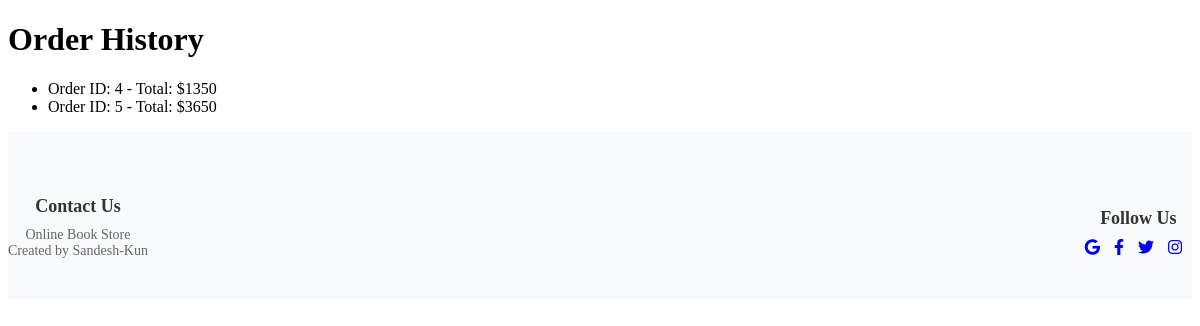
Before: /order-history/ (signed in) with the older database file.
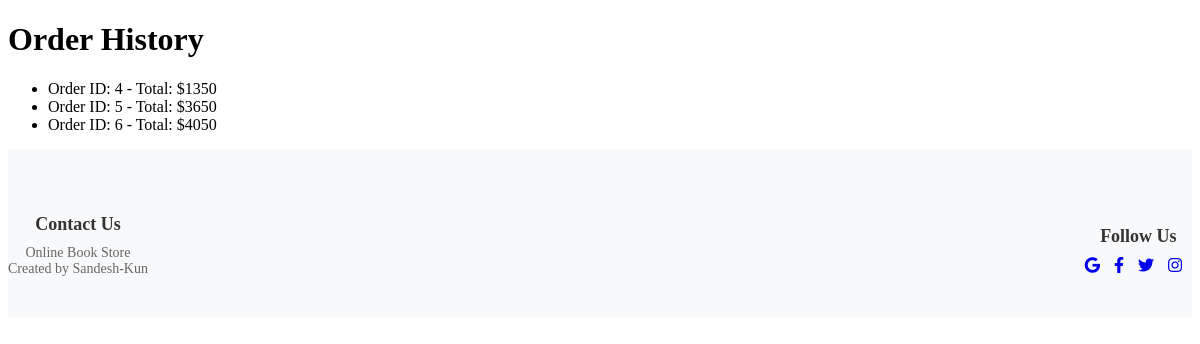
After: the same page with the newer database file.
### profile_app/models.py (models this page shows, shortened)
class Order(models.Model):
    user = models.ForeignKey(CustomUser, on_delete=models.CASCADE)
    address = models.ForeignKey(Address, on_delete=models.CASCADE)
    total = models.IntegerField()
    status = models.CharField(max_length=100, default="pending")
    date = models.DateTimeField(auto_now_add=True)

### profile_app/views.py (the view)
# urls.py: path('order-history/', views.order_history, name='order_history'),
@login_required
def order_history(request):
    orders = Order.objects.filter(user=request.user)
    return render(request, 'profile_app/order_history.html', {'orders': orders})

### profile_app/templates/profile_app/order_history.html (shortened to what this page needs)
<!DOCTYPE html>
<html lang="en">
<head>
</head>
<body>
    <div class="content">
        <h1>Order History</h1>
        <ul>
            {% for order in orders %}
            <li>Order ID: {{ order.id }} - Total: ${{ order.total }}</li>
            {% endfor %}
        </ul>
    </div>
    <footer class="footer">
        {% include 'footer.html' %}
    </footer>
</body>
</html>

Changed rows visible on the page:
added Order: id "6", total "4050"
